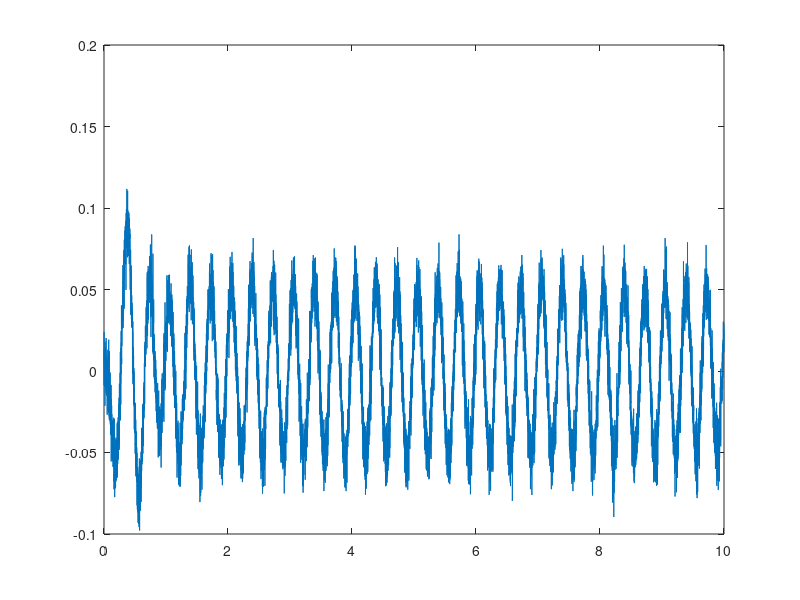

Write the MATLAB code that produced this figure. (Note: this script raises an error after producing the figure.)
phys_data = load("phys_data.mat");
sim_data = load("sim_data.mat");
%%
%plot 
%plot(sim_data.time,sim_data.theta1);
%hold on 
%plot(theta1.time,theta1.signals.values);
%hold off 

plot(sim_data.time, sim_data.theta2)
hold on
plot(theta2.time,theta2.signals.values);
